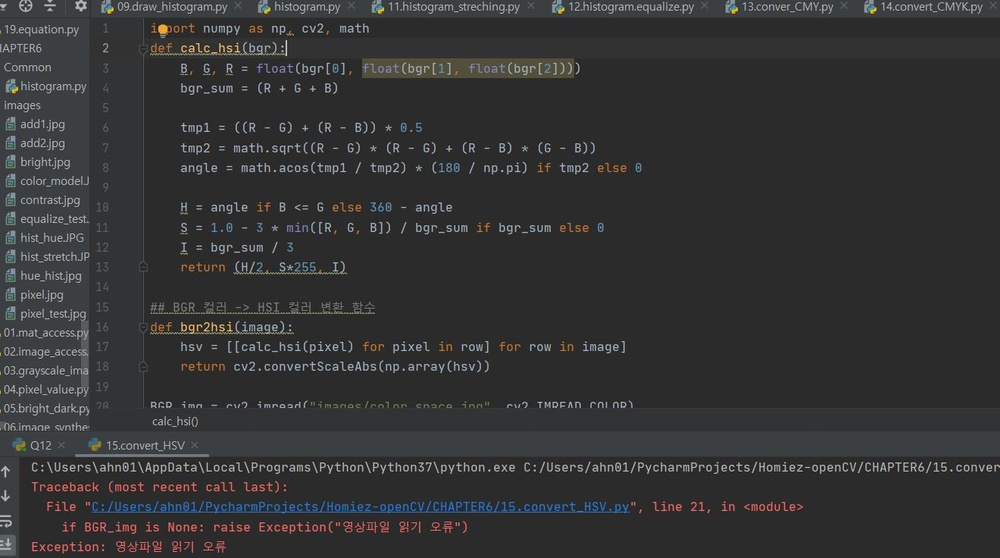
#> input picture CHAPTER6/images/color_space.JPG, 1000 x 558 px, shrunk from 1320 x 736 before the run, found by its file name
$ python 17.hue_threshold.py
#> lines starting #> are read from the running program, lines starting #| are printed output that depends on the picture
import numpy as np, cv2

def onThreshold(value):
    th[0] = cv2.getTrackbarPos("Hue_th1", "result")
    th[1] = cv2.getTrackbarPos("Hue_th2", "result")

    ## OpenCV 이진화 함수 이용 - 상위 값과 하위 값 제거
    _, result = cv2.threshold(hue, th[1], 255, cv2.THRESH_TOZERO_INV)
    cv2.threshold(result, th[0], 255, cv2.THRESH_BINARY, result)
    cv2.imshow("result", result)

BGR_img = cv2.imread("images/color_space.jpg", cv2.IMREAD_COLOR)
#> BGR_img is the input picture: shape (558, 1000, 3); mean B, G, R 52.3, 51.7, 51.3
if BGR_img is None: raise Exception("영상파일 읽기 오류")

HSV_img = cv2.cvtColor(BGR_img, cv2.COLOR_BGR2HSV)
#> HSV_img: shape (558, 1000, 3); mean H, S, V 45.4, 15.4, 53.9
hue = np.copy(HSV_img[:, :, 0])
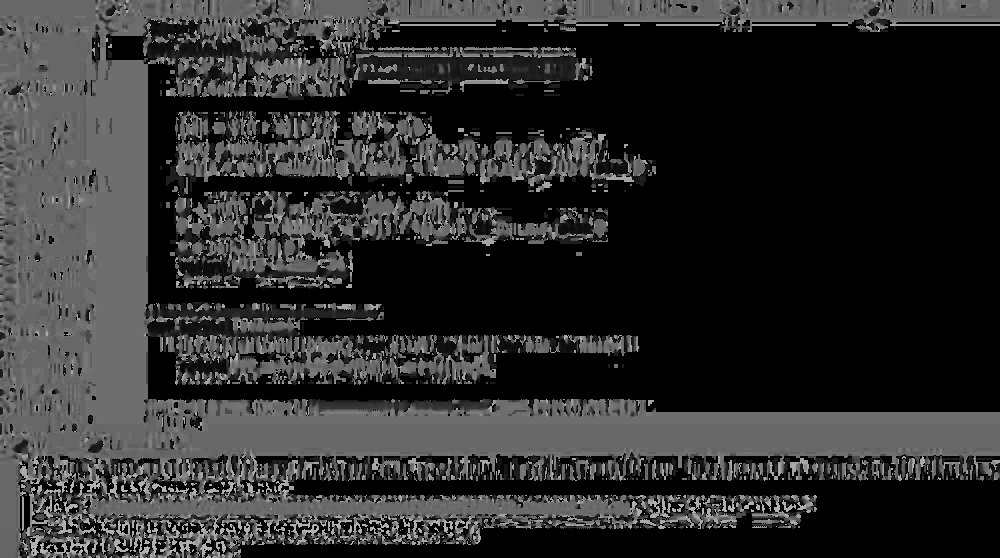
#> hue: shape (558, 1000); min 0, max 179, mean 45.4

th = [50, 100]
cv2.namedWindow("result")
cv2.createTrackbar("Hue_th1", "result", th[0], 255, onThreshold)
cv2.createTrackbar("Hue_th2", "result", th[1], 255, onThreshold)
onThreshold(th[0])  # 이진화 수행
#> in onThreshold, `_, result = cv2.threshold(hue, th[1], 255, cv2.THRESH_TOZERO_INV)`:
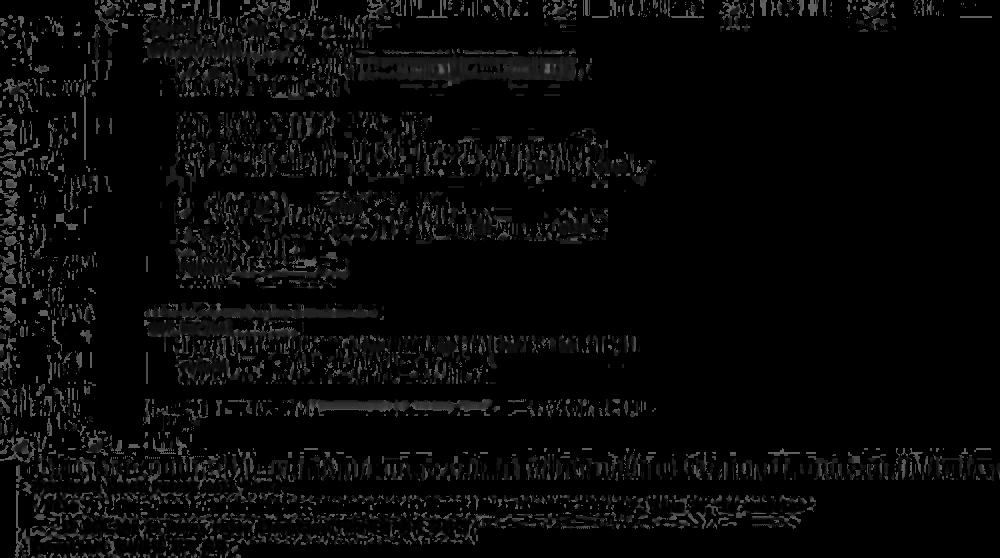
#> result: shape (558, 1000); min 0, max 100, mean 7.9
#> in onThreshold, `cv2.threshold(result, th[0], 255, cv2.THRESH_BINARY, result)`:
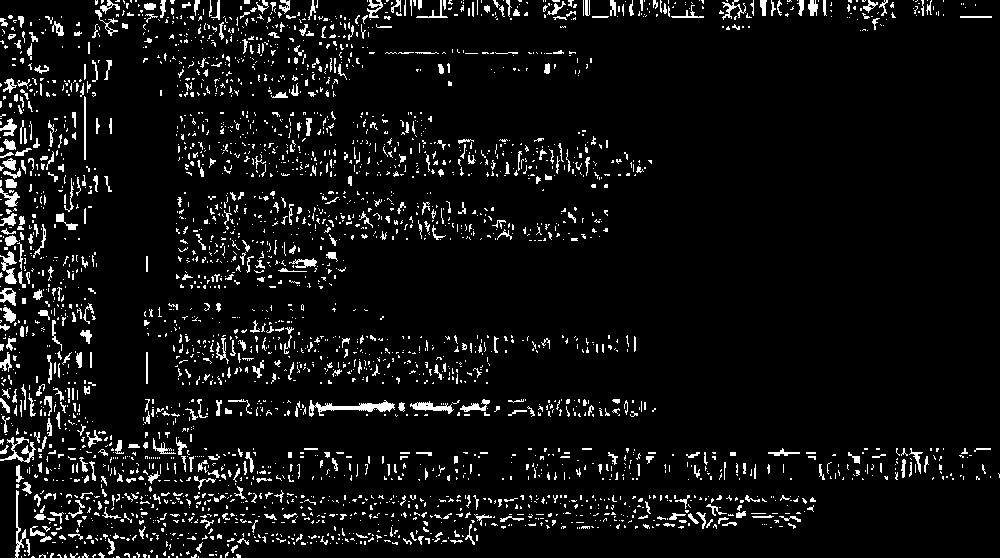
#> result: shape (558, 1000); 6.5% white in thin lines or dots
cv2.imshow("BGR_img", BGR_img)
cv2.waitKey(0)
